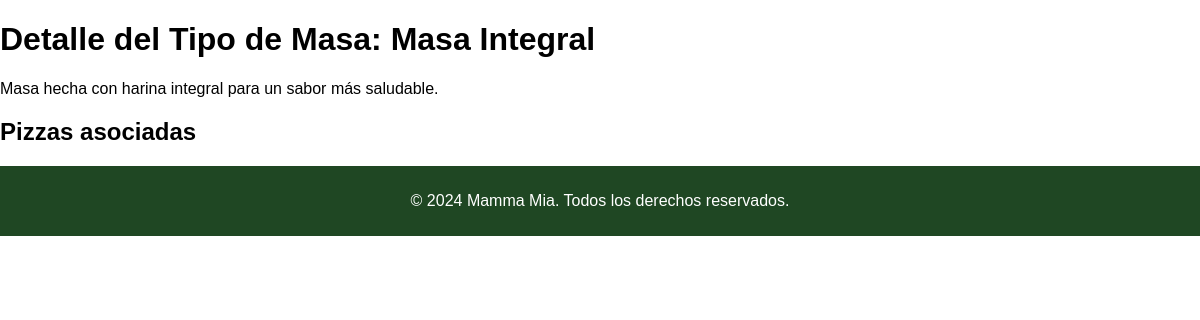
/tipos_masa/3/, run on an earlier commit of the app's database.
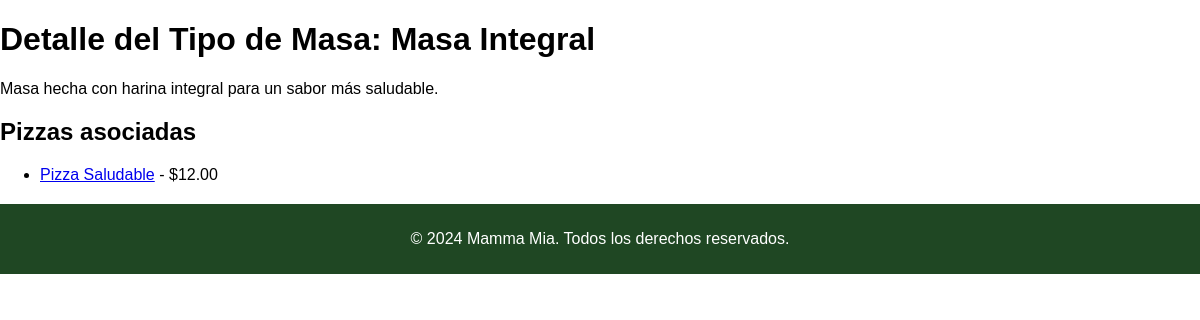
And on a later commit of the database.
### pizzeria/models.py (models this page shows, shortened)
class Pizza(models.Model):
    nombre = models.CharField(max_length=50)
    precio = models.DecimalField(max_digits=6, decimal_places=2)
    tipo_masa = models.ForeignKey(TipoMasa, on_delete=models.CASCADE)
    ingredientes = models.ManyToManyField(Ingrediente)
    descripcion = models.TextField()

### pizzeria/views.py (the view)
# urls.py: path('tipos_masa/<int:tipo_masa_id>/', views.detalle_tipo_masa, name='detalle_tipo_masa'),
def detalle_tipo_masa(request, tipo_masa_id):
    tipo_masa = get_object_or_404(TipoMasa, id=tipo_masa_id)
    pizzas_asociadas = Pizza.objects.filter(tipo_masa=tipo_masa)
    return render(request, 'detalle_tipo_masa.html', {'tipo_masa': tipo_masa, 'pizzas_asociadas': pizzas_asociadas})

### pizzeria/templates/detalle_tipo_masa.html (shortened to what this page needs)
{% load static %}
<!DOCTYPE html>
<html lang="es">
<head>
    <link rel="stylesheet" type="text/css" href="{% static 'css/styles.css' %}">
</head>
<body>
    <h1>Detalle del Tipo de Masa: {{ tipo_masa.nombre }}</h1>
    <p>{{ tipo_masa.descripcion }}</p>
    <h2>Pizzas asociadas</h2>
    <ul>
        {% for pizza in pizzas_asociadas %}
            <li><a href="{% url 'detalle_pizza' pizza.id %}">{{ pizza.nombre }}</a> - ${{ pizza.precio }}</li>
        {% endfor %}
    </ul>
    <footer>
        <p>&copy; 2024 Mamma Mia. Todos los derechos reservados.</p>
    </footer>
</body>

What changed in the data, as far as the page shows it:
added Pizza: nombre "Pizza Saludable", precio "12.00"
